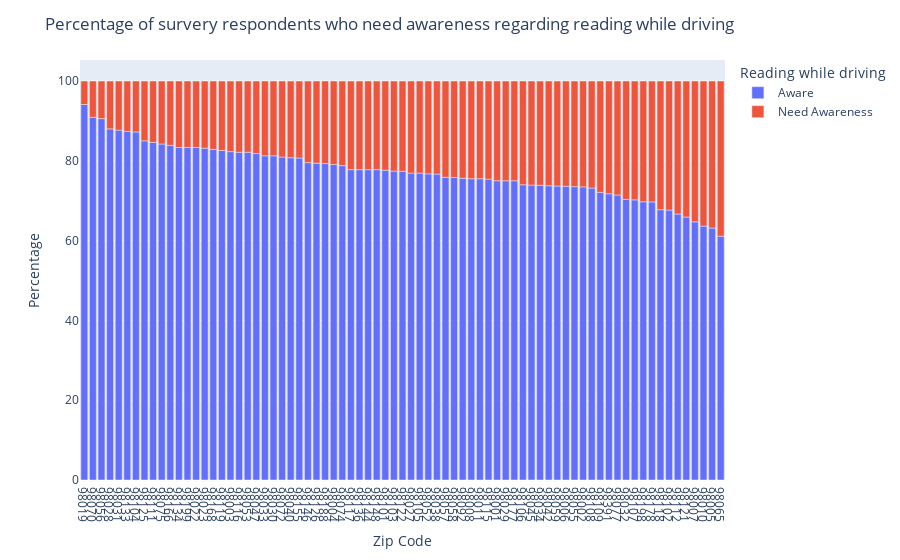

Here is the notebook cell this chart was saved with:
### Code cell
data = pd.read_csv('named_data.csv')

#Categorize those who are aware and those who need awareness
conversion_dict = {'Regularly': 'Need Awareness', 'Fairly Often': 'Need Awareness','Never': 'Aware', 'Rarely': 'Aware', 'Just Once': 'Aware', 'Not Sure': 'Need Awareness'}
data['beh_read'] = data['beh_read'].replace(conversion_dict)

#Group the data by zip code and beh read and get the number of occurance of each behaviour type within each zip code
counts = data.groupby(['zip', 'beh_read']).size()

#Calculate the total number of respondents for each zip code
total_counts = data.groupby('zip').size()

#Retain only those zip codes that have over 10 respondents
counts = counts[counts.index.get_level_values('zip').map(total_counts) > 10]

#Divide the count for each group by its corresponding total count, and multiply by 100 to get the percentage
percentages = (counts / total_counts).mul(100)

#Create a new dataframe with the count and percentage columns
beh_read_data = pd.concat([counts, percentages], axis=1)
beh_read_data.columns = ['count', 'percentage']

# reset the index to make zip and beh_read columns
beh_read_data = beh_read_data.reset_index()

#Convert the zip codes into string for easier plotting
beh_read_data['zip'] = beh_read_data['zip'].astype(str)
beh_read_data
beh_read_data = beh_read_data.sort_values('percentage', ascending=False)
#Plot the data
fig = px.bar(beh_read_data, x = 'zip', y = 'percentage', color ='beh_read') 
fig.update_layout(title = f"Percentage of survery respondents who need awareness regarding reading while driving",
     xaxis_title = 'Zip Code', yaxis_title = 'Percentage', hovermode=False, legend_title_text='Reading while driving')
fig.update_layout(xaxis={"dtick":1})
fig.show()
#

### Figure 1 — Plotly figure (JSON) as saved in the notebook; plotly's stock layout.template omitted (floating-point values rounded to 4 significant figures)
{"data": [{"alignmentgroup": "True", "hovertemplate": "beh_read=Aware<br>zip=%{x}<br>percentage=%{y}<extra></extra>", "legendgroup": "Aware", "marker": {"color": "#636efa", "pattern": {"shape": ""}}, "name": "Aware", "offsetgroup": "Aware", "orientation": "v", "showlegend": true, "textposition": "auto", "type": "bar", "x": ["98019", "98070", "98056", "98028", "98031", "98133", "98104", "98125", "98111", "98075", "98166", "98134", "98199", "98022", "98023", "98168", "98119", "98003", "98116", "98053", "98047", "98033", "98030", "98072", "98040", "98155", "98146", "98126", "98188", "98004", "98074", "98117", "98136", "98144", "98148", "98101", "98103", "98122", "98027", "98105", "98052", "98038", "98057", "98058", "98092", "98008", "98011", "98115", "98001", "98029", "98177", "98106", "98045", "98034", "98042", "98059", "98006", "98055", "98002", "98108", "98109", "98391", "98077", "98032", "98107", "98198", "98178", "98118", "98102", "98112", "98121", "98007", "98010", "98005", "98065"], "xaxis": "x", "y": [94.12, 90.91, 90.57, 88, 87.69, 87.36, 87.23, 85, 84.62, 84.21, 83.87, 83.33, 83.33, 83.33, 83.16, 82.86, 82.61, 82.3, 82.14, 82.14, 81.82, 81.25, 81.25, 80.95, 80.77, 80.7, 79.55, 79.41, 79.31, 79.07, 78.79, 77.78, 77.78, 77.78, 77.78, 77.63, 77.42, 77.38, 76.92, 76.92, 76.72, 76.67, 75.86, 75.82, 75.64, 75.51, 75.51, 75.41, 75, 75, 75, 74, 73.91, 73.86, 73.75, 73.68, 73.61, 73.53, 73.47, 73.17, 72.09, 71.74, 71.43, 70.31, 70.21, 69.74, 69.7, 67.74, 67.65, 66.67, 65.91, 64.71, 63.64, 63.16, 61.11], "yaxis": "y"}, {"alignmentgroup": "True", "hovertemplate": "beh_read=Need Awareness<br>zip=%{x}<br>percentage=%{y}<extra></extra>", "legendgroup": "Need Awareness", "marker": {"color": "#EF553B", "pattern": {"shape": ""}}, "name": "Need Awareness", "offsetgroup": "Need Awareness", "orientation": "v", "showlegend": true, "textposition": "auto", "type": "bar", "x": ["98065", "98005", "98010", "98007", "98121", "98112", "98102", "98118", "98178", "98198", "98107", "98032", "98077", "98391", "98109", "98108", "98002", "98055", "98006", "98059", "98042", "98034", "98045", "98106", "98177", "98001", "98029", "98115", "98008", "98011", "98092", "98058", "98057", "98038", "98052", "98027", "98105", "98122", "98103", "98101", "98148", "98144", "98136", "98117", "98074", "98004", "98188", "98126", "98146", "98155", "98040", "98072", "98030", "98033", "98047", "98116", "98053", "98003", "98119", "98168", "98023", "98022", "98199", "98134", "98166", "98075", "98111", "98125", "98104", "98133", "98031", "98028", "98056", "98070", "98019"], "xaxis": "x", "y": [38.89, 36.84, 36.36, 35.29, 34.09, 33.33, 32.35, 32.26, 30.3, 30.26, 29.79, 29.69, 28.57, 28.26, 27.91, 26.83, 26.53, 26.47, 26.39, 26.32, 26.25, 26.14, 26.09, 26, 25, 25, 25, 24.59, 24.49, 24.49, 24.36, 24.18, 24.14, 23.33, 23.28, 23.08, 23.08, 22.62, 22.58, 22.37, 22.22, 22.22, 22.22, 22.22, 21.21, 20.93, 20.69, 20.59, 20.45, 19.3, 19.23, 19.05, 18.75, 18.75, 18.18, 17.86, 17.86, 17.7, 17.39, 17.14, 16.84, 16.67, 16.67, 16.67, 16.13, 15.79, 15.38, 15, 12.77, 12.64, 12.31, 12, 9.434, 9.091, 5.882], "yaxis": "y"}], "layout": {"barmode": "relative", "hovermode": false, "legend": {"title": {"text": "Reading while driving"}, "tracegroupgap": 0}, "margin": {"t": 60}, "title": {"text": "Percentage of survery respondents who need awareness regarding reading while driving"}, "xaxis": {"anchor": "y", "domain": [0, 1], "dtick": 1, "title": {"text": "Zip Code"}}, "yaxis": {"anchor": "x", "domain": [0, 1], "title": {"text": "Percentage"}}}}
